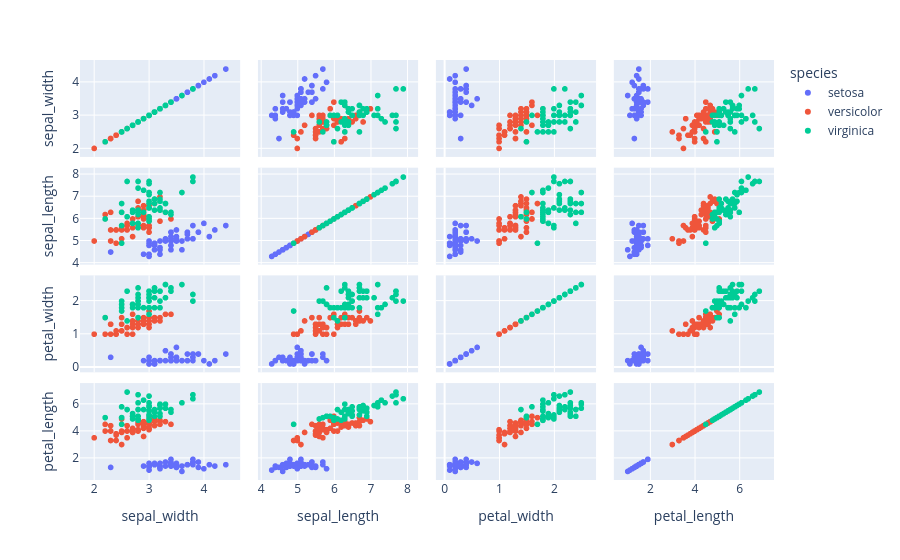

Notebook cell for this chart:
### Code cell
## scatterplot matrices (SPLOMs).
import plotly.express as px

df = px.data.iris()
fig = px.scatter_matrix(df, dimensions=["sepal_width", "sepal_length", "petal_width", "petal_length"], color="species")
fig.show()

### Figure 1 — Plotly figure (JSON) as saved in the notebook; plotly's stock layout.template omitted (floating-point values rounded to 4 significant figures)
{"data": [{"dimensions": [{"axis": {"matches": true}, "label": "sepal_width", "values": [3.5, 3.0, 3.2, 3.1, 3.6, 3.9, 3.4, 3.4, 2.9, 3.1, 3.7, 3.4, 3.0, 3.0, 4.0, 4.4, 3.9, 3.5, 3.8, 3.8, 3.4, 3.7, 3.6, 3.3, 3.4, 3.0, 3.4, 3.5, 3.4, 3.2, 3.1, 3.4, 4.1, 4.2, 3.1, 3.2, 3.5, 3.1, 3.0, 3.4, 3.5, 2.3, 3.2, 3.5, 3.8, 3.0, 3.8, 3.2, 3.7, 3.3]}, {"axis": {"matches": true}, "label": "sepal_length", "values": [5.1, 4.9, 4.7, 4.6, 5.0, 5.4, 4.6, 5.0, 4.4, 4.9, 5.4, 4.8, 4.8, 4.3, 5.8, 5.7, 5.4, 5.1, 5.7, 5.1, 5.4, 5.1, 4.6, 5.1, 4.8, 5.0, 5.0, 5.2, 5.2, 4.7, 4.8, 5.4, 5.2, 5.5, 4.9, 5.0, 5.5, 4.9, 4.4, 5.1, 5.0, 4.5, 4.4, 5.0, 5.1, 4.8, 5.1, 4.6, 5.3, 5.0]}, {"axis": {"matches": true}, "label": "petal_width", "values": [0.2, 0.2, 0.2, 0.2, 0.2, 0.4, 0.3, 0.2, 0.2, 0.1, 0.2, 0.2, 0.1, 0.1, 0.2, 0.4, 0.4, 0.3, 0.3, 0.3, 0.2, 0.4, 0.2, 0.5, 0.2, 0.2, 0.4, 0.2, 0.2, 0.2, 0.2, 0.4, 0.1, 0.2, 0.1, 0.2, 0.2, 0.1, 0.2, 0.2, 0.3, 0.3, 0.2, 0.6, 0.4, 0.3, 0.2, 0.2, 0.2, 0.2]}, {"axis": {"matches": true}, "label": "petal_length", "values": [1.4, 1.4, 1.3, 1.5, 1.4, 1.7, 1.4, 1.5, 1.4, 1.5, 1.5, 1.6, 1.4, 1.1, 1.2, 1.5, 1.3, 1.4, 1.7, 1.5, 1.7, 1.5, 1.0, 1.7, 1.9, 1.6, 1.6, 1.5, 1.4, 1.6, 1.6, 1.5, 1.5, 1.4, 1.5, 1.2, 1.3, 1.5, 1.3, 1.5, 1.3, 1.3, 1.3, 1.6, 1.9, 1.4, 1.6, 1.4, 1.5, 1.4]}], "hovertemplate": "species=setosa<br>%{xaxis.title.text}=%{x}<br>%{yaxis.title.text}=%{y}<extra></extra>", "legendgroup": "setosa", "marker": {"color": "#636efa", "symbol": "circle"}, "name": "setosa", "showlegend": true, "type": "splom"}, {"dimensions": [{"axis": {"matches": true}, "label": "sepal_width", "values": [3.2, 3.2, 3.1, 2.3, 2.8, 2.8, 3.3, 2.4, 2.9, 2.7, 2.0, 3.0, 2.2, 2.9, 2.9, 3.1, 3.0, 2.7, 2.2, 2.5, 3.2, 2.8, 2.5, 2.8, 2.9, 3.0, 2.8, 3.0, 2.9, 2.6, 2.4, 2.4, 2.7, 2.7, 3.0, 3.4, 3.1, 2.3, 3.0, 2.5, 2.6, 3.0, 2.6, 2.3, 2.7, 3.0, 2.9, 2.9, 2.5, 2.8]}, {"axis": {"matches": true}, "label": "sepal_length", "values": [7.0, 6.4, 6.9, 5.5, 6.5, 5.7, 6.3, 4.9, 6.6, 5.2, 5.0, 5.9, 6.0, 6.1, 5.6, 6.7, 5.6, 5.8, 6.2, 5.6, 5.9, 6.1, 6.3, 6.1, 6.4, 6.6, 6.8, 6.7, 6.0, 5.7, 5.5, 5.5, 5.8, 6.0, 5.4, 6.0, 6.7, 6.3, 5.6, 5.5, 5.5, 6.1, 5.8, 5.0, 5.6, 5.7, 5.7, 6.2, 5.1, 5.7]}, {"axis": {"matches": true}, "label": "petal_width", "values": [1.4, 1.5, 1.5, 1.3, 1.5, 1.3, 1.6, 1.0, 1.3, 1.4, 1.0, 1.5, 1.0, 1.4, 1.3, 1.4, 1.5, 1.0, 1.5, 1.1, 1.8, 1.3, 1.5, 1.2, 1.3, 1.4, 1.4, 1.7, 1.5, 1.0, 1.1, 1.0, 1.2, 1.6, 1.5, 1.6, 1.5, 1.3, 1.3, 1.3, 1.2, 1.4, 1.2, 1.0, 1.3, 1.2, 1.3, 1.3, 1.1, 1.3]}, {"axis": {"matches": true}, "label": "petal_length", "values": [4.7, 4.5, 4.9, 4.0, 4.6, 4.5, 4.7, 3.3, 4.6, 3.9, 3.5, 4.2, 4.0, 4.7, 3.6, 4.4, 4.5, 4.1, 4.5, 3.9, 4.8, 4.0, 4.9, 4.7, 4.3, 4.4, 4.8, 5.0, 4.5, 3.5, 3.8, 3.7, 3.9, 5.1, 4.5, 4.5, 4.7, 4.4, 4.1, 4.0, 4.4, 4.6, 4.0, 3.3, 4.2, 4.2, 4.2, 4.3, 3.0, 4.1]}], "hovertemplate": "species=versicolor<br>%{xaxis.title.text}=%{x}<br>%{yaxis.title.text}=%{y}<extra></extra>", "legendgroup": "versicolor", "marker": {"color": "#EF553B", "symbol": "circle"}, "name": "versicolor", "showlegend": true, "type": "splom"}, {"dimensions": [{"axis": {"matches": true}, "label": "sepal_width", "values": [3.3, 2.7, 3.0, 2.9, 3.0, 3.0, 2.5, 2.9, 2.5, 3.6, 3.2, 2.7, 3.0, 2.5, 2.8, 3.2, 3.0, 3.8, 2.6, 2.2, 3.2, 2.8, 2.8, 2.7, 3.3, 3.2, 2.8, 3.0, 2.8, 3.0, 2.8, 3.8, 2.8, 2.8, 2.6, 3.0, 3.4, 3.1, 3.0, 3.1, 3.1, 3.1, 2.7, 3.2, 3.3, 3.0, 2.5, 3.0, 3.4, 3.0]}, {"axis": {"matches": true}, "label": "sepal_length", "values": [6.3, 5.8, 7.1, 6.3, 6.5, 7.6, 4.9, 7.3, 6.7, 7.2, 6.5, 6.4, 6.8, 5.7, 5.8, 6.4, 6.5, 7.7, 7.7, 6.0, 6.9, 5.6, 7.7, 6.3, 6.7, 7.2, 6.2, 6.1, 6.4, 7.2, 7.4, 7.9, 6.4, 6.3, 6.1, 7.7, 6.3, 6.4, 6.0, 6.9, 6.7, 6.9, 5.8, 6.8, 6.7, 6.7, 6.3, 6.5, 6.2, 5.9]}, {"axis": {"matches": true}, "label": "petal_width", "values": [2.5, 1.9, 2.1, 1.8, 2.2, 2.1, 1.7, 1.8, 1.8, 2.5, 2.0, 1.9, 2.1, 2.0, 2.4, 2.3, 1.8, 2.2, 2.3, 1.5, 2.3, 2.0, 2.0, 1.8, 2.1, 1.8, 1.8, 1.8, 2.1, 1.6, 1.9, 2.0, 2.2, 1.5, 1.4, 2.3, 2.4, 1.8, 1.8, 2.1, 2.4, 2.3, 1.9, 2.3, 2.5, 2.3, 1.9, 2.0, 2.3, 1.8]}, {"axis": {"matches": true}, "label": "petal_length", "values": [6.0, 5.1, 5.9, 5.6, 5.8, 6.6, 4.5, 6.3, 5.8, 6.1, 5.1, 5.3, 5.5, 5.0, 5.1, 5.3, 5.5, 6.7, 6.9, 5.0, 5.7, 4.9, 6.7, 4.9, 5.7, 6.0, 4.8, 4.9, 5.6, 5.8, 6.1, 6.4, 5.6, 5.1, 5.6, 6.1, 5.6, 5.5, 4.8, 5.4, 5.6, 5.1, 5.1, 5.9, 5.7, 5.2, 5.0, 5.2, 5.4, 5.1]}], "hovertemplate": "species=virginica<br>%{xaxis.title.text}=%{x}<br>%{yaxis.title.text}=%{y}<extra></extra>", "legendgroup": "virginica", "marker": {"color": "#00cc96", "symbol": "circle"}, "name": "virginica", "showlegend": true, "type": "splom"}], "layout": {"dragmode": "select", "legend": {"title": {"text": "species"}, "tracegroupgap": 0}, "margin": {"t": 60}}}
